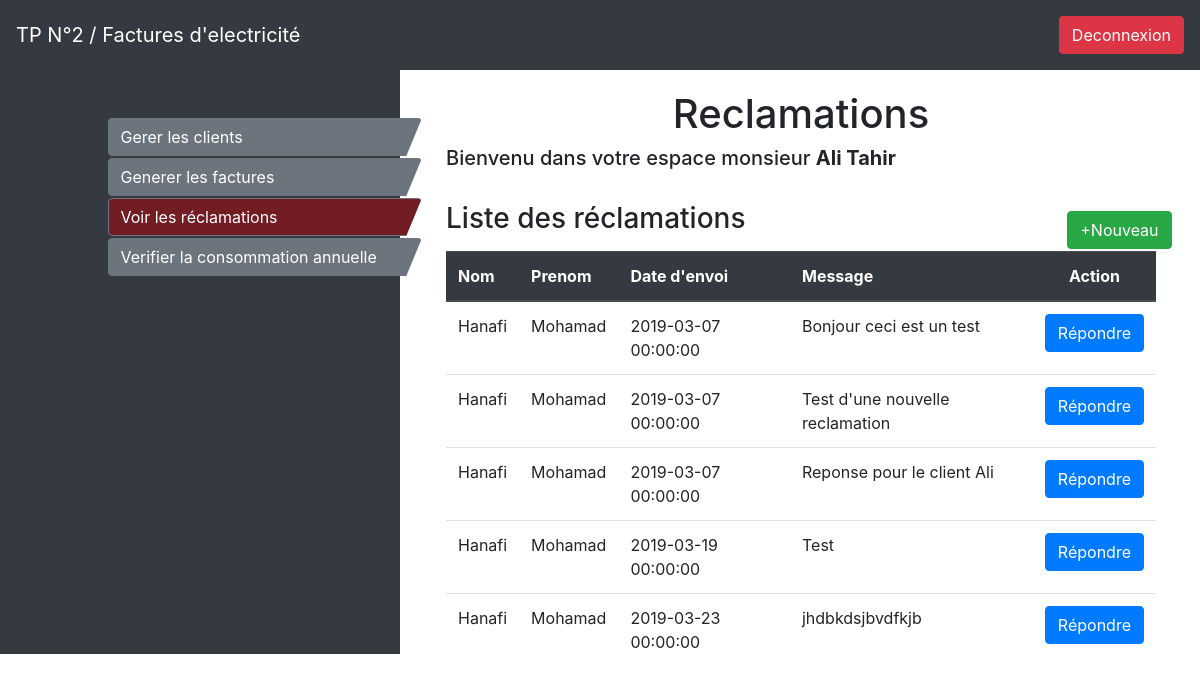
The page /admin/adminVoirReclamations.php (signed in) on the database its author committed.
### tables this page shows
CREATE TABLE `reclamation` (
  `id_reclamation` int(10) UNSIGNED NOT NULL,
  `contenue` text NOT NULL,
  `date_envoi` datetime NOT NULL,
  `id_user` int(10) UNSIGNED NOT NULL,
  `id_to` int(10) UNSIGNED NOT NULL
);

CREATE TABLE `user` (
  `id_user` int(10) UNSIGNED NOT NULL,
  `login` varchar(50) NOT NULL,
  `password` varchar(50) NOT NULL,
  `nom` varchar(50) NOT NULL,
  `prenom` varchar(50) NOT NULL,
  `status` varchar(50) NOT NULL
);

### admin/adminVoirReclamations.php (the view, shortened to what this page needs)
<?php
if(isset($_SESSION["id_user"])){
    $nom = $_SESSION['nom'];
    $prenom = $_SESSION['prenom'];
    $sql = "SELECT contenue, date_envoi, reclamation.id_user, nom, prenom FROM reclamation, user WHERE id_to=".$_SESSION['id_user']." AND reclamation.id_user = user.id_user";
}else
{
    header("Location:index.php");
}
?>
<div class="main col-8" style="padding: 20px 40px 20px 50px; margin-left: 33%">
    <h1 class="h1 text-center">Reclamations</h1>
    <p class="h5">Bienvenu dans votre espace monsieur <b><?= $prenom . " " .$nom ;?></b></p>
    <br>
    <p class="h3" style="margin-bottom: -25px">Liste des réclamations</p>
    <form class="form-inline" action="adminEnvoiReclamation.php" style="margin-left: 87.5%; margin-bottom: 2px">
        <button class="btn btn-success my-2 my-sm-0" type="submit">+Nouveau</button>
    </form>
    <table class="table">
        <thead class="thead-dark">
        <tr>
            <th scope="col">Nom</th>
            <th scope="col">Prenom</th>
            <th scope="col">Date d'envoi</th>
            <th scope="col">Message</th>
            <th scope="col" class="text-center">Action</th>
        </tr>
        </thead>
        <tbody style="padding: 20px 50px 20px 50px">
        <?php
        foreach ($db->query($sql) as $reclamations) : ?>
        <tr>
            <td><?= $reclamations['nom'] ?></td>
            <td><?= $reclamations['prenom'] ?></td>
            <td><?= $reclamations['date_envoi'] ?></td>
            <td><?= $reclamations['contenue'] ?></td>
            <td class="text-center">
                <a href="adminEnvoiReclamation.php?id=<?= $reclamations['id_user'] ?>"><button class="btn btn-primary my-2 my-sm-0">Répondre</button></a>
            </td>
        </tr>
        <?php
        endforeach;
        ?>
        </tbody>
    </table>
</div>
</div>
</div>
</body>
</html>

### css/template.css (style rules this page uses)
.menu { color: #ffffff; }
.btn-menu { width: 85%; margin-left: 25%; clip-path: polygon(0 0, 100% 0, 95% 100%, 0% 100%); margin-bottom: 2px; }

### admin/adminVoirReclamations.php (style rules this page uses)
.btn-menu3 { background-color: #721c24; }

### rows shown on the page
reclamation: id_user.nom "Hanafi", id_user.prenom "Mohamad", date_envoi "2019-03-07 00:00:00", contenue "Bonjour ceci est un test"
reclamation: id_user.nom "Hanafi", id_user.prenom "Mohamad", date_envoi "2019-03-07 00:00:00", contenue "Test d'une nouvelle reclamation"
reclamation: id_user.nom "Hanafi", id_user.prenom "Mohamad", date_envoi "2019-03-07 00:00:00", contenue "Reponse pour le client Ali"
reclamation: id_user.nom "Hanafi", id_user.prenom "Mohamad", date_envoi "2019-03-19 00:00:00", contenue "Test"
reclamation: id_user.nom "Hanafi", id_user.prenom "Mohamad", date_envoi "2019-03-23 00:00:00", contenue "jhdbkdsjbvdfkjb"

### other values the page prints
$prenom "Ali"
$nom "Tahir"
